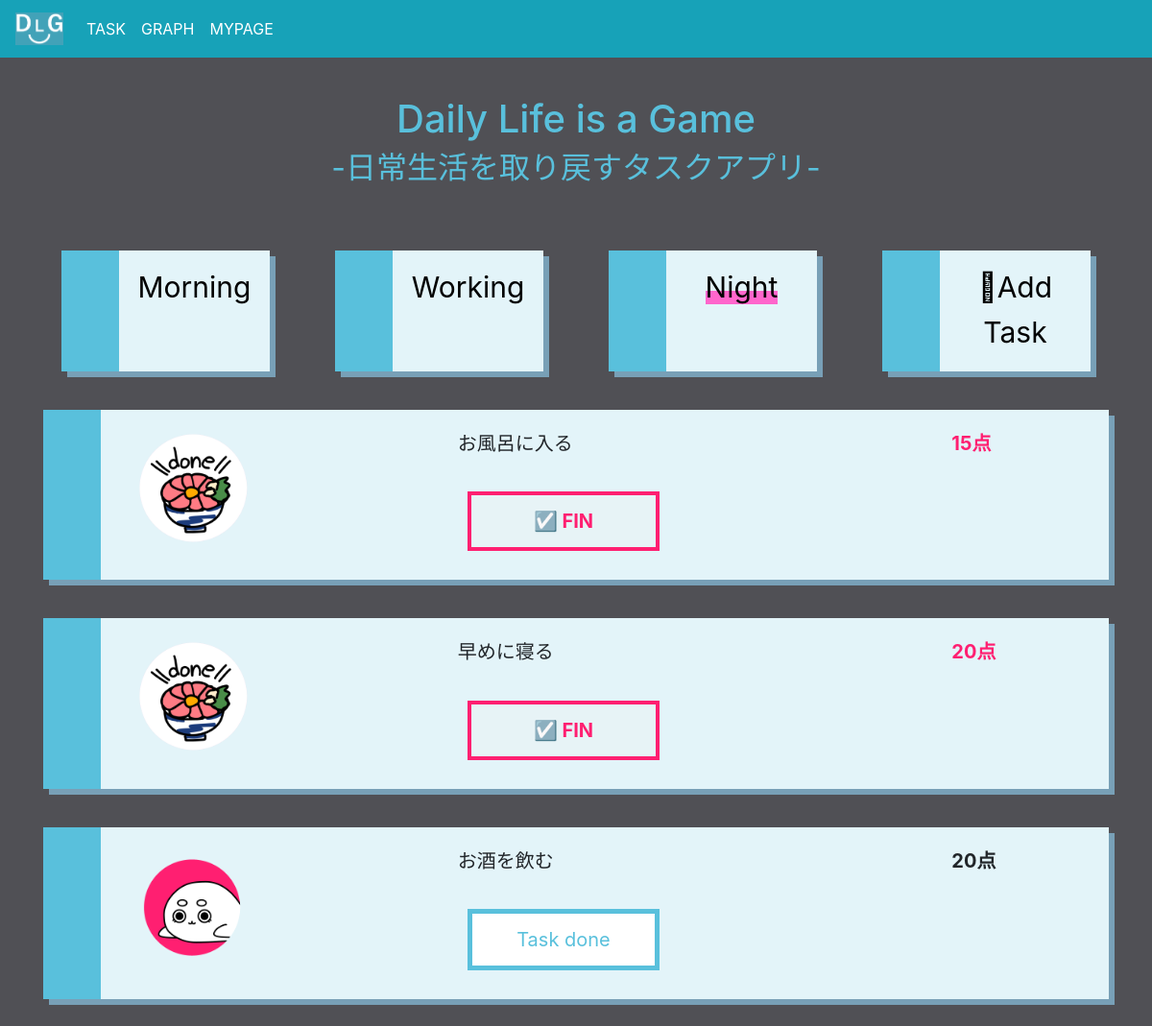
/taskn.html (signed in), run on the app's committed database.
### tables this page shows
CREATE TABLE Task_text(id integer primary key autoincrement, user_id integer, task_text text, task_id integer, point_m integer, point_d integer, point_n integer);

### main/views.py (the view)
@app.route("/taskn.html")
def show_entries_taskn():
    if (not session.get("logged_in")) or  (not session.get("username")) or  (not session.get("user_id")): # ログインしてない場合ログイン画面に誘導
        return redirect(url_for("login"))
    else:
        conn = sqlite3.connect("test.db")
        cur = conn.cursor()
        df = pd.read_sql('SELECT * FROM Task_text', conn)
        cur.close()
        conn.close()
        conn = sqlite3.connect("test.db")
        cur = conn.cursor()
        df2 = pd.read_sql('SELECT * FROM daily_data', conn)
        cur.close()
        conn.close()
        user_ids2 = df2['user_id'].values.tolist()
        date2 = df2['date'].values.tolist()
        task_id2 = df2['task_id'].values.tolist()
        done_log = True
        if not(int(session["user_id"]) in user_ids2):
            done_log = False
        else:
            dt_now = datetime.datetime.now()
            if not(dt_now.strftime('%Y/%m/%d') in date2):
                done_log = False
        user_ids = df['user_id'].values.tolist()
        task_texts = df['task_text'].values.tolist()
        task_ids = df['task_id'].values.tolist()
        point_m = df['point_m'].values.tolist()
        point_d = df['point_d'].values.tolist()
        point_n = df['point_n'].values.tolist()
        ta_tasks = {}
        for x,y,z1,z2,z3,p in zip(task_texts,task_ids,point_m,point_d,point_n,user_ids):
            if int(p) == 0 or int(p) == int(session["user_id"]):
                if z3 != 0:
                    if not(done_log):
                        ta_tasks[y] = [x,0,[z1,z2,z3]]
                    else:
                        if y in task_id2:
                            df3 = df2[df2['user_id'] == session.get("user_id")]
                            done_done = df3[df3["date"] == dt_now.strftime('%Y/%m/%d')]
                            if int(y) in done_done['task_id'].values.tolist():
                                ta_tasks[y] = [x,1,[z1,z2,z3]]
                            else:
                                ta_tasks[y] = [x,0,[z1,z2,z3]]
                        else:
                            ta_tasks[y] = [x,0,[z1,z2,z3]]
    return render_template("entries/task.html",user_id=session["user_id"],user_name=session["username"], tasks=ta_tasks,task_time=2)

### main/templates/entries/task.html (shortened to what this page needs)
{% extends "layout.html" %}
{% block body %}
  <div class="container">
  <div class="row elem_2_font">
      <div class="col-sm elem_2">
        <a id="timezone_m" href="{{ url_for('show_entries_taskm') }}">Morning</a>
      </div>
      <div class="col-sm elem_2">
        <a id="timezone_w" href="{{ url_for('show_entries_taskw') }}">Working</a>
      </div>
      <div class="col-sm elem_2 ">
        <a id="timezone_n" href="{{ url_for('show_entries_taskn') }}">Night</a>
      </div>
      <div class="col-sm elem_2">
        <a href="{{ url_for('addtask') }}">Add Task</a>
      </div>
  </div>
    {% for key in tasks  %}
    {% if tasks[key][1] == 1 %}
      <div class="row elem_1" style="font-size:20px;">
        <div class="col-4 icon_s">
          <img src="static/img/task_done_3.png" alt="task icon">
        </div>
        <div class="col-8">
          <form action="{{ url_for('task_done') }}" method="post">
            <div style="display: grid;grid-template-columns: 4fr 1fr;">
              <div>
                <span>{{tasks[key][0]}}</span><br><br>
                <button type="submit" class="nohover_btn_pink_2" style="cursor: default" disabled><strong> ☑ FIN </strong></button>
              </div>
              <div style="position: relative;color: rgba(255, 31, 113);">
                <Strong>{{tasks[key][2][task_time]}}点</Strong>
              </div>
      {% else %}
      <div class="row elem_1" style="font-size:20px;">
        <div class="col-4 icon_s">
          <img src="static/img/test.png" alt="task icon">
        </div>
        <div class="col-8">
          <form action="{{ url_for('task_done') }}" method="post">
            <div style="display: grid;grid-template-columns: 4fr 1fr;">
              <div>
                <span>{{tasks[key][0]}}</span><br><br>
                <button type="submit" class="btn_pink_2">Task done</button>
              </div>
              <div style="position: relative;">
                <Strong>{{tasks[key][2][task_time]}}点</Strong>
              </div>
              {% endif %}
            </div>
          </form>
        </div>
      </div>
    {% endfor %}
  </div>
{% endblock %}

### main/static/style/style.css (style rules this page uses)
body { padding-top: 100px; }
.elem_1 { margin-top: 5%; padding: 1em 1em; margin: 2em 0; background: rgb(227, 244, 249); border-left: solid 60px rgb(89, 192, 220); box-shadow: 6px 6px #78a0b7; overflow-wrap: break-word; }
.elem_2 { text-align: center; max-width: 220px; margin-top: 5%; margin-right: 3%; margin-left: 3%; padding: 1em 1em; background: rgb(227, 244, 249); border-left: solid 60px rgb(89, 192, 220); box-shadow: 6px 6px #78a0b7; }
.elem_2 > a { color: black; font-size: 30px; vertical-align: text-bottom; }
.icon_s img { max-width: 40%; min-width: 80px; }
.btn_pink_2 { text-align : center; margin: 2%; margin-top: 1%; cursor : pointer; padding : 12px 10px; background : rgb(255, 255, 255); color: rgba(89, 192, 220); width: 200px; transition: 0.3s; border-width: thick; border-style: solid; border-color: rgba(89, 192, 220); }
.nohover_btn_pink_2 { text-align : center; margin: 2%; margin-top: 1%; cursor : pointer; padding : 12px 10px; color : rgba(255, 31, 113); width: 200px; transition: 0.3s; border-width: 4px; border-style: solid; border-color: rgba(255, 31, 113); }
.elem_2 > .now_here { color: black; font-size: 30px; background:linear-gradient(transparent 60%, #f6c 60%); text-decoration: none; }

### main/templates/entries/task.html (style rules this page uses)
body { background-color: rgb(80, 80, 85) !important; }

### data on the page
Task_text: task_text "お風呂に入る"
Task_text: task_text "早めに寝る"
Task_text: task_text "お酒を飲む"

### other printed values
{{ tasks[key][2][task_time] }} "15" "20"
{{ tasks[key][2][task_time] }} "20"
